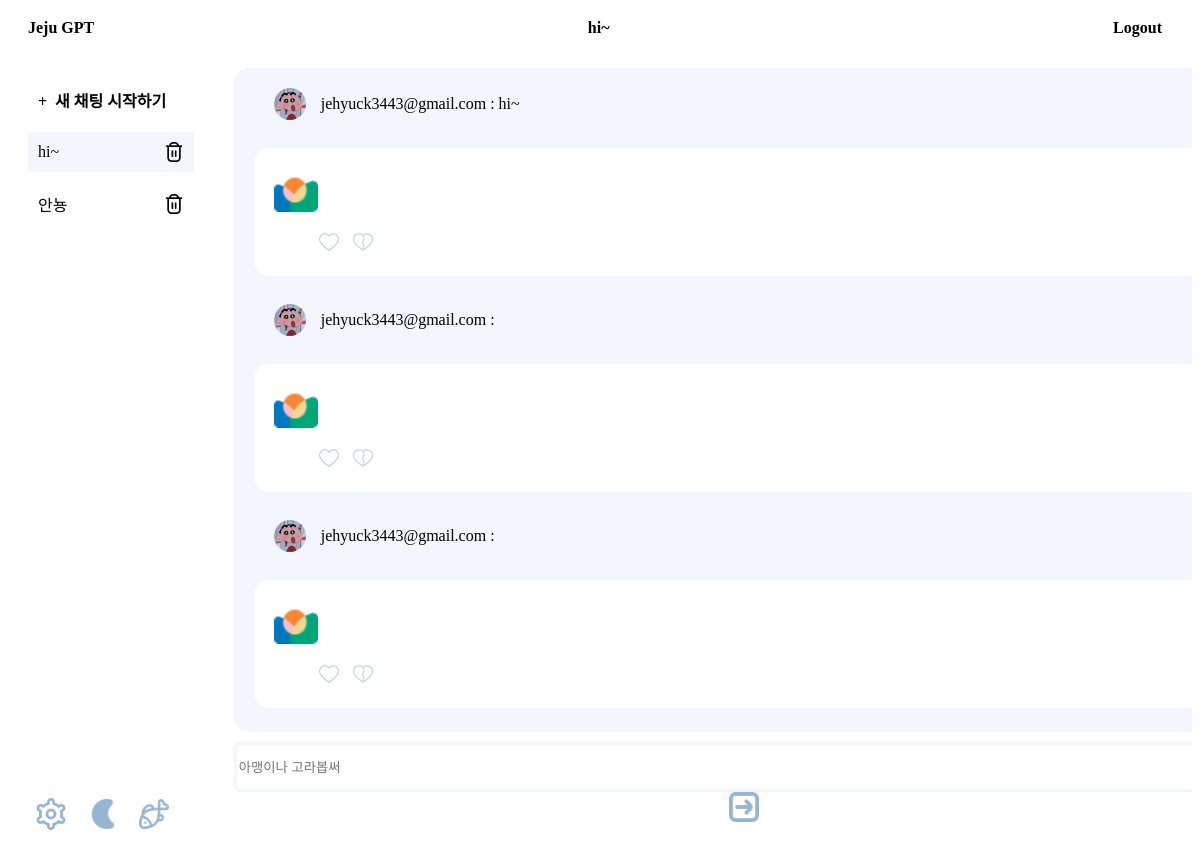
The page /main/3/18/ (signed in) on the database its author committed.
### home/models.py (models this page shows)
class ChatRoom(models.Model):
    user = models.ForeignKey(User, on_delete=models.CASCADE)
    subject = models.CharField(max_length=100)
    last_date = models.DateTimeField()

class ChatSet(models.Model):
    ChatRoom = models.ForeignKey(ChatRoom, on_delete=models.CASCADE)    #소속된 ChatRoom 정보
    Question = models.ForeignKey(Question, on_delete=models.CASCADE)    #포함한 Question
    Answer = models.ForeignKey(Answer, on_delete=models.CASCADE, null=True)    #포함한 Answer
    create_date = models.DateTimeField(auto_now_add=True)

class Question(models.Model):
    content = models.TextField()

### login/models.py (models this page shows, shortened)
class User(AbstractBaseUser, PermissionsMixin):
    username_validator = UnicodeUsernameValidator()
    username = models.CharField(_("username"), max_length=50, validators=[username_validator], blank=True)
    email = models.EmailField(_("email_address"), unique=True)
    is_staff = models.BooleanField(_("staff status"), default=False)
    is_active = models.BooleanField(_("active"), default=True)
    date_joined = models.DateTimeField(_("date joined"), default=timezone.now)
    objects = UserManager()
    USERNAME_FIELD = "email"
    EMAIL_FIELD = "email"
    REQUIRED_FIELDS = ['username']
    class Meta:
        verbose_name = _("user")
        verbose_name_plural = _("users")

### home/views.py (the view)
# urls.py: path('<int:user_id>/<int:chatroom_id>/', views.chat, name='chatpage'),
def chat(request, user_id, chatroom_id):
    user_chatList = ChatRoom.objects.filter(user__id = user_id).order_by('-last_date')
    sets = ChatRoom.objects.get(user__id = user_id, id=chatroom_id).chatset_set.all()
    context = {'chatList':user_chatList, 'user_id':user_id, 'sets':sets, 'chat_id':chatroom_id}
    return render(request, 'home/chatpage.html', context)

### home/templates/home/chatpage.html (shortened to what this page needs)
<head>
  <link rel="stylesheet" type="text/css" href="../../../static/style_chat.css">
</head>
<body>
  {% if user.is_authenticated %}
  <div class="chat-container">
    <nav class="nav-bar">
      <div class="logo"><a href="/">Jeju GPT</a></div>
      {% if chatList %}
      {% for R in chatList %}
      {% if R.id == chat_id %}
      <div class="profile">{{R.subject}}</div>
      {% endif %}
      {% endfor %}
      {% endif %}
      <div class="profile"><a href="{% url 'login:logout' %}">Logout</a></div>
    </nav>
    <div class="chat-wrapper">
      <div class="chat-sidebar">
        <ul class="chat-list">
          <li><strong><a href="{% url 'homepage:homepage' user_id=user_id %}" class="new-chat">+ &nbsp;새 채팅 시작하기</a></strong></li>
          {% if chatList %}
          {% for R in chatList %}
          <li {% if R.id == chat_id %}class="active"{% endif %}>
            <div class="chat-obj-div">
              <a href="/main/{{user_id}}/{{R.id}}/" class="R_subject">{{R.subject}}</a>
              <form action="{% url 'homepage:room_delete' user_id=user_id del_id=R.id%}" method="POST" class="R_subject2">
                <div class="chat_button">
                  <button><img src="../../../static/trash.png" alt="Delete"></button>
                </div>
              </form>
            </div>
          </li>
          {% endfor %}
          {% endif %}
        </ul>
        <div class="options">
          <img src="../../../static/settings.png" width="32px">
          <img src="../../../static/moon_black.png" width="30px">
          <img src="../../../static/dol.png" width="30px">
        </div>
      </div>
      <div class="chat-content">
        {% block content %}
        {% if sets %}
        <div class="chat-messages">
        {% for S in sets %}
          <div class="chat-message">
            <div class="message received">
              <div class="message-content">
                <img src="../../../static/zzang_gu.jfif" class="user-image">
                <p>{{ user.email }} : {{ S.Question.content }}</p>
              </div>
            </div>
          </div>
          <div class="chat-message">
            <div class="message sent">
              <div class="message-content">
                <img src="../../../static/favicon.png" class="favicon-image">
              </div>
              <div class="feedback">
                <a href="#"><img src="../../../static/good.png" class="good"></a>
                <a href="#"><img src="../../../static/bad.png" class="bad"></a>
              </div>
            </div>
          </div>
        {% endfor %}
      </div>
        {% else %}
        <div class="chat-messages">
          <h1>채팅이 없습니다! 첫 질문을 하시거나, 채팅방을 삭제해 주세요.</h1>
        </div>
        {% endif %}
        <form action="{% url 'homepage:question_send' user_id=user_id chatroom_id=chat_id %}" method="post">
          {% endblock %}
          <div class="new-chat-input">
            <input type="text" name="input_text" placeholder="아맹이나 고라봅써" />
            <button type="submit" id="send-button"><img src="../../../static/submit2.png" alt="Submit"></button>
          </div>
        </form>
      </div>
    </div>
    {% else %}
    <script>
      window.location.href = "{% url 'login:logout' %}"
    </script>
    {% endif %}
</body>

### static/style_chat.css (style rules this page uses)
body { font-family: 'SUIT-Regular'; overflow: hidden; }
.chat-container { display: flex; flex-direction: column; height: 100vh; position: relative; height: 100vh; overflow-y: scroll; }
.nav-bar { display: flex; align-items: center; justify-content: space-between; padding: 10px 20px; background-color: #FFFFFF; font-weight: bold; height: 20px; }
.nav-bar .profile { order: 0; margin-right: 10px; }
.logo { font-weight: bold; }
.profile { margin-right: 10px; }
a { color: black; text-decoration-line: none; }
.chat-wrapper { display: flex; flex: 1; overflow: hidden; }
.chat-sidebar { flex: 0 0 14%; background-color: #FFFFFF; padding: 20px; border-top-left-radius: 8px; border-bottom-left-radius: 8px; position: relative; }
.chat-list { list-style-type: none; padding: 0; margin: 0; }
.chat-list li { padding: 10px; margin-bottom: 10px; border-radius: 4px; cursor: pointer; }
.chat-list li.active { background-color: #F3F6FC; }
.chat-content { flex: 3; display: flex; flex-direction: column; padding: 20px; padding-right: 60px; padding-bottom: 40px; }
.chat-messages { flex: 1; overflow-y: auto; border-radius: 15px; margin-bottom: 10px; background-color: #F3F6FC; padding-right: px; }
.user-image { width: 32px; border-radius: 16px; margin-right: 15px; }
.favicon-image { width: 44px; margin-right: 15px; }
.message { padding: 8px; margin-bottom: 8px; border-radius: 15px; }
.message.received { background-color: #F3F6FC; padding-right: 40px; padding-top: 20px; padding-bottom: 20px; padding-left: 40px; margin-right: 20px; display: inline-block; }
.message.sent { background-color: #FFFFFF; padding: 20px; padding-left: 20px; margin-left: 20px; margin-right: 20px; align-items: flex-start; }
.message-content { display: flex; align-items: center; }
.message-content p { margin: 0; }
.message p { margin: 0; }
.good { width: 20px; padding-left: 45px; padding-top: 20px; }
.bad { width: 20px; padding-left: 10px; padding-top: 20px; }
.new-chat-input { text-align: center; width: 100%; line-height: 50px; }
.new-chat-input input { width: 1000px; height: 50px; border: 3px solid #F3F6FC; border-radius: 6px; }
.new-chat-input button { background-color: transparent; border: none; padding: 0; }
.new-chat-input button img { width: 30px; height: auto; padding-left: 20px; vertical-align: middle; }
.options { line-height: 50px; position: absolute; bottom: 40px; }
.options img { padding-left: 7px; padding-right: 10px; vertical-align: middle; }
.chat-obj-div { display: flex; align-items: center; justify-content: space-between; }
.R_subject { flex: 1; margin-right: 10px; }
.R_subject2 { margin: 0; padding: 0; }
.chat_button { flex-shrink: 0; width: 20px; height: 20px; }
.chat_button button { border: none; background-color: transparent; padding: 0; width: 100%; height: 100%; display: flex; align-items: center; justify-content: center; }
.chat_button button img { width: 100%; height: 100%; object-fit: contain; }

### rows shown on the page
ChatRoom: subject "hi~"
ChatRoom: subject "안뇽"
ChatSet: Question.content "hi~"
User: email "jehyuck3443@gmail.com"
